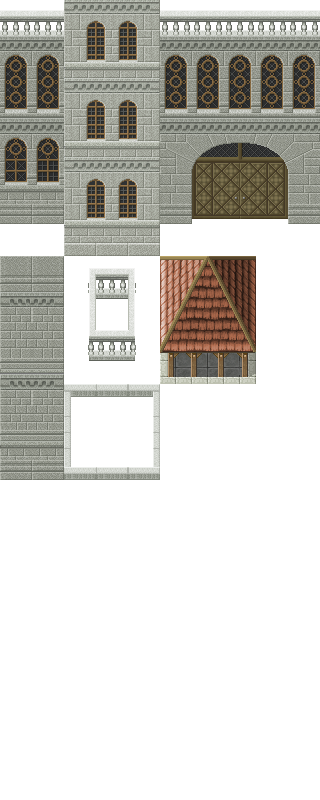
#> input picture assets/images/01-walls-ext.png, 320 x 800 px
$ python -i converter_mv_a4.py   (imports and definitions only)
#> lines starting #> are read from the running program, lines starting #| are printed output that depends on the picture; after the words box and inside, x2 and y2 are one past the last pixel; in counts of white or black regions, pixels touching at a corner belong together
#> further down, picture is the input picture: PIL image 320x800 RGBA; mean R, G, B, A 56.1, 54.8, 49.8, 103.8
### tools/src/asset_convertor/core/converter_mv.py
"""
asset_convertor.core.converter_mv

Convert a RPG Maker MV/MZ A2 autotile block to 47 Tiled blob tiles.

Input: single autotile block (2 cols x 3 rows of tiles).  # noqa: RUF002
  - 64x96 px  -> tile_size=32 (community pack format)
  - 96x144 px -> tile_size=48 (standard MV/MZ)

Spec: tools/docs/specs/autotile_converter_spec.md section converter_mv.py
Bitmask convention (same as converter_xp.py):
  NW=1, N=2, NE=4, W=8, E=16, SW=32, S=64, SE=128

Implementation note:
  Uses the official FLOOR_AUTOTILE_TABLE from the RPGMaker MV corescript
  (rpgtkoolmv/corescript, js/rpg_core/Tilemap.js).
  The table encodes, for each of the 48 autotile shapes (0-47), the 4 source
  mini-tile coordinates [qsx, qsy] that must be assembled as [TL, TR, BL, BR].
  Mini-tile coordinates reference a 4-column x 6-row grid where each cell is
  tile_size/2 pixels wide/tall:
    row 0: A_TL A_TR B_TL B_TR
    row 1: A_BL A_BR B_BL B_BR
    row 2: C_TL C_TR D_TL D_TR
    row 3: C_BL C_BR D_BL D_BR
    row 4: E_TL E_TR F_TL F_TR
    row 5: E_BL E_BR F_BL F_BR
"""

from __future__ import annotations

from asset_convertor.core.converter_xp import BLOB_BITMASKS
from PIL import Image

# ---------------------------------------------------------------------------
# Constants
# ---------------------------------------------------------------------------

# Valid MV block dimensions -> detected tile size
_VALID_BLOCK_SIZES: dict[tuple[int, int], int] = {
    (64, 96): 32,    # 2 cols x 3 rows of 32px tiles
    (96, 144): 48,   # 2 cols x 3 rows of 48px tiles
}

# ---------------------------------------------------------------------------
# Official FLOOR_AUTOTILE_TABLE from RPGMaker MV corescript
# (rpgtkoolmv/corescript js/rpg_core/Tilemap.js, identical in all releases)
#
# Each entry: [[qsx_TL, qsy_TL], [qsx_TR, qsy_TR],
#              [qsx_BL, qsy_BL], [qsx_BR, qsy_BR]]
#
# qsx, qsy index the 4x6 mini-tile grid described in the module docstring.
# Convert to pixel coordinates: x = qsx * half, y = qsy * half
# where half = tile_size // 2.
# ---------------------------------------------------------------------------

FLOOR_AUTOTILE_TABLE: list[list[list[int]]] = [
    [[2, 4], [1, 4], [2, 3], [1, 3]],  # shape  0
    [[2, 0], [1, 4], [2, 3], [1, 3]],  # shape  1
    [[2, 4], [3, 0], [2, 3], [1, 3]],  # shape  2
    [[2, 0], [3, 0], [2, 3], [1, 3]],  # shape  3
    [[2, 4], [1, 4], [2, 3], [3, 1]],  # shape  4
    [[2, 0], [1, 4], [2, 3], [3, 1]],  # shape  5
    [[2, 4], [3, 0], [2, 3], [3, 1]],  # shape  6
    [[2, 0], [3, 0], [2, 3], [3, 1]],  # shape  7
    [[2, 4], [1, 4], [2, 1], [1, 3]],  # shape  8
    [[2, 0], [1, 4], [2, 1], [1, 3]],  # shape  9
    [[2, 4], [3, 0], [2, 1], [1, 3]],  # shape 10
    [[2, 0], [3, 0], [2, 1], [1, 3]],  # shape 11
    [[2, 4], [1, 4], [2, 1], [3, 1]],  # shape 12
    [[2, 0], [1, 4], [2, 1], [3, 1]],  # shape 13
    [[2, 4], [3, 0], [2, 1], [3, 1]],  # shape 14
    [[2, 0], [3, 0], [2, 1], [3, 1]],  # shape 15
    [[0, 4], [1, 4], [0, 3], [1, 3]],  # shape 16
    [[0, 4], [3, 0], [0, 3], [1, 3]],  # shape 17
    [[0, 4], [1, 4], [0, 3], [3, 1]],  # shape 18
    [[0, 4], [3, 0], [0, 3], [3, 1]],  # shape 19
    [[2, 2], [1, 2], [2, 3], [1, 3]],  # shape 20
    [[2, 2], [1, 2], [2, 3], [3, 1]],  # shape 21
    [[2, 2], [1, 2], [2, 1], [1, 3]],  # shape 22
    [[2, 2], [1, 2], [2, 1], [3, 1]],  # shape 23
    [[2, 4], [3, 4], [2, 3], [3, 3]],  # shape 24
    [[2, 4], [3, 4], [2, 1], [3, 3]],  # shape 25
    [[2, 0], [3, 4], [2, 3], [3, 3]],  # shape 26
    [[2, 0], [3, 4], [2, 1], [3, 3]],  # shape 27
    [[2, 4], [1, 4], [2, 5], [1, 5]],  # shape 28
    [[2, 0], [1, 4], [2, 5], [1, 5]],  # shape 29
    [[2, 4], [3, 0], [2, 5], [1, 5]],  # shape 30
    [[2, 0], [3, 0], [2, 5], [1, 5]],  # shape 31
    [[0, 4], [3, 4], [0, 3], [3, 3]],  # shape 32
    [[2, 2], [1, 2], [2, 5], [1, 5]],  # shape 33
    [[0, 2], [1, 2], [0, 3], [1, 3]],  # shape 34
    [[0, 2], [1, 2], [0, 3], [3, 1]],  # shape 35  (unused)
    [[2, 2], [3, 2], [2, 3], [3, 3]],  # shape 36
    [[2, 2], [3, 2], [2, 1], [3, 3]],  # shape 37
    [[2, 4], [3, 4], [2, 5], [3, 5]],  # shape 38
    [[2, 0], [3, 4], [2, 5], [3, 5]],  # shape 39
    [[0, 4], [1, 4], [0, 5], [1, 5]],  # shape 40
    [[0, 4], [3, 0], [0, 5], [1, 5]],  # shape 41
    [[0, 2], [3, 2], [0, 3], [3, 3]],  # shape 42
    [[0, 2], [1, 2], [0, 5], [1, 5]],  # shape 43
    [[0, 4], [3, 4], [0, 5], [3, 5]],  # shape 44
    [[2, 2], [3, 2], [2, 5], [3, 5]],  # shape 45
    [[0, 2], [3, 2], [0, 5], [3, 5]],  # shape 46
    [[0, 0], [1, 0], [0, 1], [1, 1]],  # shape 47
]


# ---------------------------------------------------------------------------
# Bitmask → shape index
# ---------------------------------------------------------------------------

_SHAPE_RESOLVERS = [
    # 0: no cardinals
    lambda dn, de, ds, dw: 46,
    # 1: N only
    lambda dn, de, ds, dw: 44,
    # 2: S only
    lambda dn, de, ds, dw: 42,
    # 3: N+S
    lambda dn, de, ds, dw: 32,
    # 4: W only
    lambda dn, de, ds, dw: 45,
    # 5: N+W
    lambda dn, de, ds, dw: 38 if dn else 39,
    # 6: S+W
    lambda dn, de, ds, dw: 36 if dw else 37,
    # 7: N+S+W
    lambda dn, de, ds, dw: 27 - 2 * dn - 1 * dw,
    # 8: E only
    lambda dn, de, ds, dw: 43,
    # 9: N+E
    lambda dn, de, ds, dw: 40 if de else 41,
    # 10: S+E
    lambda dn, de, ds, dw: 34 if ds else 35,
    # 11: N+S+E
    lambda dn, de, ds, dw: 19 - 1 * de - 2 * ds,
    # 12: W+E
    lambda dn, de, ds, dw: 33,
    # 13: N+W+E
    lambda dn, de, ds, dw: 31 - 1 * dn - 2 * de,
    # 14: W+E+S
    lambda dn, de, ds, dw: 23 - 2 * dw - 1 * ds,
    # 15: N+S+W+E
    lambda dn, de, ds, dw: (0 if dn else 1) | (0 if de else 2) | (0 if ds else 4) | (0 if dw else 8)
]


def _bitmask_to_shape(bitmask: int) -> int:
    """
    Compute the RPGMaker MV autotile shape index (0-47) for a blob bitmask.

    Blob bitmask bit positions: NW=1, N=2, NE=4, W=8, E=16, SW=32, S=64, SE=128.
    Diagonal bits are only "effective" when both adjacent cardinal bits are set.

    Shape groups (corrected per FLOOR_AUTOTILE_TABLE specifications):
      0-15 : all 4 cardinals (N+S+W+E), 16 diagonal combinations
     16-19 : N+S+E, no W  — varying NE, SE
     20-23 : W+E+S, no N  — varying SW, SE
     24-27 : N+S+W, no E  — varying NW, SW
     28-31 : N+W+E, no S  — varying NW, NE
     32    : N+S only (vertical bar)
     33    : W+E only (horizontal bar)
     34-35 : S+E only (varying SE diagonal)
     36-37 : S+W only (varying SW diagonal)
     38-39 : N+W only (varying NW diagonal)
     40-41 : N+E only (varying NE diagonal)
     42    : S only
     43    : E only
     44    : N only
     45    : W only
     46    : isolated (no cardinal neighbours)
    """
    n  = bool(bitmask & 2)
    w  = bool(bitmask & 8)
    e  = bool(bitmask & 16)
    s  = bool(bitmask & 64)

    eff_nw = int(n and w and bool(bitmask & 1))
    eff_ne = int(n and e and bool(bitmask & 4))
    eff_sw = int(s and w and bool(bitmask & 32))
    eff_se = int(s and e and bool(bitmask & 128))

    ck = int(n) | (int(s) << 1) | (int(w) << 2) | (int(e) << 3)
    return _SHAPE_RESOLVERS[ck](eff_nw, eff_ne, eff_se, eff_sw)


# ---------------------------------------------------------------------------
# Quadrant extraction
# ---------------------------------------------------------------------------

# [76 lines left out: functions _get_quadrant, _build_mv_tile, detect_tile_size, not called in this run]


_WATERFALL_SHAPES: list[list[list[int]]] = [
    [[2, 0], [1, 0], [2, 1], [1, 1]],  # Shape 0 (Center)
    [[0, 0], [1, 0], [0, 1], [1, 1]],  # Shape 1 (Left Edge)
    [[2, 0], [3, 0], [2, 1], [3, 1]],  # Shape 2 (Right Edge)
    [[0, 0], [3, 0], [0, 1], [3, 1]],  # Shape 3 (Isolated)
]


# [124 lines left out: functions _build_waterfall_tile, _convert_mv_static, _convert_mv_animated_horizontal, _convert_mv_animated_vertical, _convert_mv_animated, convert_mv, not called in this run]

### tools/src/asset_convertor/core/converter_mv_a4.py
"""
asset_convertor.core.converter_mv_a4

Convert an RPG Maker MV A4 (Wall) source tileset to two Tiled-compatible
tileset images:
  - wall_tops:  blob autotile sheet (FLOOR_AUTOTILE_TABLE, 47 shapes, 8×6 grid)
  - wall_sides: wall autotile strip (WALL_AUTOTILE_TABLE,  16 shapes, 16×1 strip)

Source format (tile_size=48): one block = 96×240 px (2 tile-cols × 5 tile-rows).
Source format (tile_size=32): one block = 64×160 px (2 tile-cols × 5 tile-rows).
  - Rows 0-2 (top 6 mini-rows)    → wall TOPS  (floor autotile layout → FLOOR_AUTOTILE_TABLE)
  - Rows 3-4 (bottom 4 mini-rows) → wall SIDES (wall autotile layout  → WALL_AUTOTILE_TABLE)

The tops zone has a FLOOR source layout (same as A2): 4 mini-cols × 6 mini-rows.
FLOOR_AUTOTILE_TABLE reads (qsx, qsy) from this zone with qsy ∈ {0..5}, which maps
perfectly to the 6 mini-rows of the tops zone.

The sides zone has a WALL source layout: 4 mini-cols × 4 mini-rows.
WALL_AUTOTILE_TABLE reads (qsx, qsy) with qsy ∈ {0..3}, matching the 4 mini-rows.

Output (tile_size=32):
  - wall_tops_img:  RGBA, 8*32=256 wide,  N_top_kinds * 6*32 tall (47-blob sheet per kind)
  - wall_sides_img: RGBA, 16*32=512 wide, N_side_kinds * 32 tall  (16-wall strip per kind)

Output (tile_size=48):
  - wall_tops_img:  RGBA, 8*48=384 wide,  N_top_kinds * 6*48 tall
  - wall_sides_img: RGBA, 16*48=768 wide, N_side_kinds * 48 tall

Spec: tools/docs/specs/asset_convertor_mv_core_converters.md § "A4 Converter"
"""

from __future__ import annotations

from asset_convertor.core.constants import BLOB_BITMASKS
from asset_convertor.core.converter_mv import FLOOR_AUTOTILE_TABLE, _bitmask_to_shape
from asset_convertor.core.converter_mv_a3 import WALL_AUTOTILE_TABLE
from PIL import Image

# ---------------------------------------------------------------------------
# Valid A4 source block sizes → detected tile size
# An A4 block = 4 mini-tiles wide = 2 * tile_size
# ---------------------------------------------------------------------------

_VALID_BLOCK_SIZES_A4: dict[int, int] = {
    96: 48,   # 4 mini-tiles × 24px = 96px  (48px tileset)
    64: 32,   # 4 mini-tiles × 16px = 64px  (32px tileset)
}

# Wall source occupies the last _WALL_MINI_ROWS mini-rows of the A4 source image.
# 2 tile-rows = 4 mini-rows.
_WALL_MINI_ROWS = 4

# Tops zone: always the top 6 mini-rows of the source (3 tile-rows = floor autotile layout)
_TOP_MINI_ROWS = 6

# Output geometry constants (tile-size-independent)
# Tops: 47 shapes in an 8-col × 6-row grid   (FLOOR_AUTOTILE_TABLE)
# Sides: 16 shapes in a 16-col × 1-row strip (WALL_AUTOTILE_TABLE)
_TOP_SHEET_COLS = 8    # blob autotile sheet width in tiles
_TOP_SHEET_ROWS = 6    # blob autotile sheet height in tiles (47 shapes + 1 padding)
_SIDE_NUM_SHAPES = 16  # 4-neighbor wall shapes
_BLOCK_COLS = 8        # max horizontal blocks in an A4 source


# ---------------------------------------------------------------------------
# Public API
# ---------------------------------------------------------------------------

def convert_mv_a4(img: Image.Image) -> tuple[Image.Image, Image.Image]:
    """
    Convert an RPG Maker MV A4 (Wall) source tileset to two Tiled-compatible images.

    - wall_tops:  blob autotile sheet (FLOOR_AUTOTILE_TABLE, 47 shapes, 8×6 tiles per kind)
    - wall_sides: wall strip (WALL_AUTOTILE_TABLE, 16 shapes, 16×1 tiles per kind)

    Supports both 32px and 48px tile sizes:
      - 32px: source block width = 64px
      - 48px: source block width = 96px

    The tops zone (first 3 tile-rows of each block pair) is a FLOOR autotile source.
    It is assembled using FLOOR_AUTOTILE_TABLE into the standard 8×6 blob sheet format
    (slots 0-46 = 47 shapes, slot 47 = transparent padding).

    The sides zone (last 2 tile-rows = bottom 4 mini-rows of the source) is a WALL
    autotile source assembled with WALL_AUTOTILE_TABLE into a 16-tile strip.

    Args:
        img: PIL Image, source A4 PNG (RGBA or RGB).
             Width must be a multiple of 64 (32px) or 96 (48px).
             Minimum height: 5 mini-tile rows × (tile_size/2).

    Returns:
        tuple: (wall_tops_img, wall_sides_img)
            wall_tops_img:  RGBA, width=8*tile_size, height=N_kinds * 6*tile_size
                            (47-shape blob sheet per kind)
            wall_sides_img: RGBA, width=16*tile_size, height=N_side_kinds * tile_size
                            (16-shape wall strip per kind)

    Raises:
        ValueError: If img width is not recognized as a valid A4 block size.
        ValueError: If img dimensions are too small for the detected tile size.
    """
    src = img.convert("RGBA")
    tile_size, mini, block_size, mini_a4_row = _detect_a4_geometry(src)
#> tile_size = 32; mini = 16; block_size = 64; mini_a4_row = 80

    top_output_w = _TOP_SHEET_COLS * tile_size        # 8 * tile_size
#> top_output_w = 256
    top_output_h_per_kind = _TOP_SHEET_ROWS * tile_size  # 6 * tile_size
#> top_output_h_per_kind = 192
    side_output_w = _SIDE_NUM_SHAPES * tile_size      # 16 * tile_size
#> side_output_w = 512

    top_sheets: list[Image.Image] = []
    side_strips: list[Image.Image] = []

    # Process only one pair of block rows: tops (rows 0-2) + sides (rows 3-4)
    # For a standard single-kind A4 source (2 cols × 5 rows), there is one pair.
    # Multi-kind sources are not common for A4 but supported by iterating columns.
    n_cols = min(src.width // block_size, _BLOCK_COLS)
#> n_cols = 5

    # Tops: read from the top 6 mini-rows (by=0)
    top_by = 0
    for tx in range(n_cols):
        bx = tx * 4  # block column in mini-tile units
        if _is_block_empty(src, bx, top_by, mini, block_size):
            continue
        sheet = _assemble_floor_tile_sheet(
            src, bx, top_by, tile_size, mini, top_output_w, top_output_h_per_kind
        )
        top_sheets.append(sheet)
#> this loop made 5 passes
#> (x0 in _is_block_empty, y0 in _is_block_empty, x1 in _is_block_empty, y1 in _is_block_empty) on passes 1 to 2: (0, 0, 64, 64), (64, 0, 128, 64)
#> pass 1, in _is_block_empty, `crop = src.crop((x0, y0, x1, y1))`:
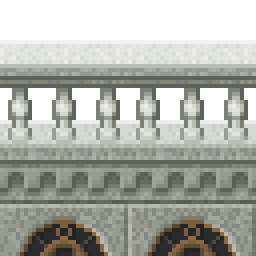
#> crop: PIL image 64x64 RGBA (shown 4 times larger); mean R, G, B, A 118.2, 119.9, 113.2, 199; transparent parts drawn white
#> pass 1, in _is_block_empty, `_, _, _, a = crop.split()`:
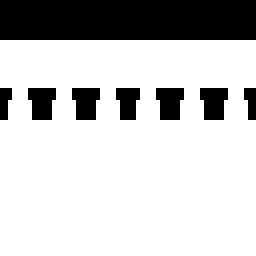
#> a: PIL image 64x64 L (shown 4 times larger); 78% white; 8 black regions (2 under 20 px), largest, box (x1, y1, x2, y2) and area: (0, 0, 64, 10) 640, (7, 22, 14, 30) 46, (18, 22, 25, 30) 46, (39, 22, 46, 30) 46, (50, 22, 57, 30) 46, (29, 22, 35, 30) 38

    # Sides: read from the last 4 mini-rows
    wall_mini_y0 = _get_wall_source_mini_y0(src, mini)
    for tx in range(n_cols):
        bx = tx * 4
        if _is_block_empty(src, bx, wall_mini_y0, mini, block_size):
            continue
        strip = _assemble_wall_tile_strip(
            src, bx, wall_mini_y0, tile_size, mini, side_output_w
        )
        side_strips.append(strip)

    # Build output images
    tops_img = _stack_vertically(top_sheets, top_output_w) if top_sheets else (
        Image.new("RGBA", (top_output_w, top_output_h_per_kind))
    )
    sides_img = _stack_vertically(side_strips, side_output_w) if side_strips else (
        Image.new("RGBA", (side_output_w, tile_size))
    )

    return tops_img, sides_img


# ---------------------------------------------------------------------------
# Internal helpers
# ---------------------------------------------------------------------------

def _detect_a4_geometry(src: Image.Image) -> tuple[int, int, int, int]:
    """
    Detect tile_size from source width and return geometry tuple.

    Returns:
        (tile_size, mini, block_size, mini_a4_row)

    Raises:
        ValueError: If source width is not a recognized A4 block size multiple,
                    or if dimensions are too small.
    """
    detected_tile_size: int | None = None
    detected_block_size: int | None = None

    for block_size, tile_size in _VALID_BLOCK_SIZES_A4.items():
        if src.width >= block_size and src.width % block_size == 0:
            detected_tile_size = tile_size
            detected_block_size = block_size
            break

    if detected_tile_size is None or detected_block_size is None:
        valid = ", ".join(
            f"{bs}px (tile={ts}px)" for bs, ts in sorted(_VALID_BLOCK_SIZES_A4.items())
        )
        raise ValueError(
            f"Largeur source A4 invalide: {src.width}px. "
            f"Doit être multiple d'un block_size valide: {valid}."
        )

    mini = detected_tile_size // 2
    block_size = detected_block_size
    mini_a4_row = mini * 5  # minimum height: 1 top zone (6 rows) + 1 side zone (4 rows) - 5 overlap

    if src.width < block_size or src.height < mini_a4_row:
        raise ValueError(
            f"Image trop petite: {src.size}. "
            f"Minimum {block_size}x{mini_a4_row} px pour A4 {detected_tile_size}px."
        )

    return detected_tile_size, mini, block_size, mini_a4_row


def _is_block_empty(
    src: Image.Image, bx: int, by: int, mini: int, block_size: int
) -> bool:
    """Return True if the block at (bx, by) mini-tile offset is all-transparent."""
    x0 = bx * mini
    y0 = by * mini
    x1 = min(x0 + block_size, src.width)
    y1 = min(y0 + block_size, src.height)
    if x1 <= x0 or y1 <= y0:
        return True
    crop = src.crop((x0, y0, x1, y1))
    _, _, _, a = crop.split()
    return a.getextrema()[1] == 0


def _get_wall_source_mini_y0(src: Image.Image, mini: int) -> int:
    """Return the mini-tile row index of the wall (sides) source block origin.

    The A4 sides zone occupies the last _WALL_MINI_ROWS (4) mini-rows of the source.
    """
    return (src.height - _WALL_MINI_ROWS * mini) // mini


def _assemble_floor_tile(
    src: Image.Image, bx: int, by: int, shape: int, tile_size: int, mini: int
) -> Image.Image:
    """Assemble one tile_size×tile_size tile from FLOOR_AUTOTILE_TABLE[shape].

    The FLOOR_AUTOTILE_TABLE uses (qsx, qsy) coordinates where:
      - qsx ∈ {0,1,2,3} = mini-tile column within the block
      - qsy ∈ {0,1,2,3,4,5} = mini-tile row within the tops zone

    Args:
        src:       Source RGBA image.
        bx:        Block column offset in mini-tile units.
        by:        Block row offset in mini-tile units (0 for tops zone).
        shape:     Shape index 0-46 from FLOOR_AUTOTILE_TABLE.
        tile_size: Output tile size in pixels (32 or 48).
        mini:      Half of tile_size (mini-tile edge length).
    """
    out = Image.new("RGBA", (tile_size, tile_size))
    quads = FLOOR_AUTOTILE_TABLE[shape]
    dst_positions = [(0, 0), (mini, 0), (0, mini), (mini, mini)]

    for q, (dst_x, dst_y) in enumerate(dst_positions):
        qsx, qsy = quads[q]
        src_x = (bx + qsx) * mini
        src_y = (by + qsy) * mini
        crop = src.crop((src_x, src_y, src_x + mini, src_y + mini))
        out.paste(crop, (dst_x, dst_y))

    return out


def _assemble_floor_tile_sheet(
    src: Image.Image, bx: int, by: int,
    tile_size: int, mini: int,
    output_w: int, output_h: int,
) -> Image.Image:
    """Build the 8×6 blob autotile sheet for the block at (bx, by).

    Slots 0-46: the 47 FLOOR_AUTOTILE_TABLE shapes.
    Slot 47:    transparent padding (to fill the 8×6 = 48 slot grid).

    Returns:
        RGBA Image, width=output_w (8*tile_size), height=output_h (6*tile_size).
    """
    sheet = Image.new("RGBA", (output_w, output_h))
    for slot, bm in enumerate(BLOB_BITMASKS):
        # Convert blob bitmask to RPGMaker shape index, then assemble that shape.
        # BLOB_BITMASKS order matches the TSX wangid order (tileid=slot ↔ bitmask=bm).
        # Using _bitmask_to_shape ensures the right FLOOR_AUTOTILE_TABLE row is read
        # for this bitmask, so the pixel content matches the declared wangid.
        shape = _bitmask_to_shape(bm)
        tile = _assemble_floor_tile(src, bx, by, shape, tile_size, mini)
        col = slot % _TOP_SHEET_COLS
        row = slot // _TOP_SHEET_COLS
        sheet.paste(tile, (col * tile_size, row * tile_size))
    # slot 47 = transparent padding → already transparent by default
    return sheet


# [48 lines left out: functions _assemble_wall_tile, _assemble_wall_tile_strip, not called in this run]


def _stack_vertically(images: list[Image.Image], width: int) -> Image.Image:
    """Stack a list of images vertically into a single image."""
#> called with width = 256
    total_height = sum(img.height for img in images)
    result = Image.new("RGBA", (width, total_height))
#> result: PIL image 256x960 RGBA; every value is 0
    y = 0
    for img in images:
        result.paste(img, (0, y))
        y += img.height
#> this loop made 5 passes
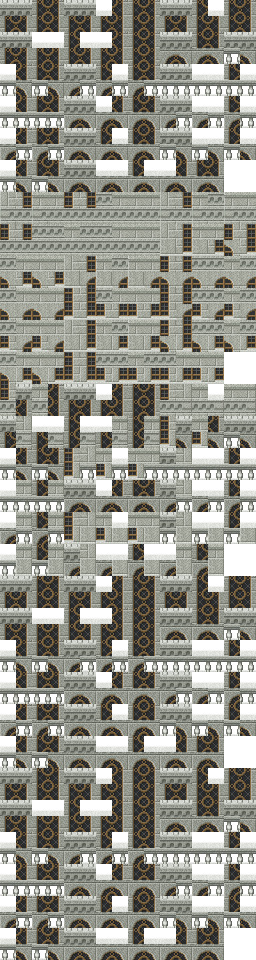
#> result: PIL image 256x960 RGBA; mean R, G, B, A 117.8, 117.7, 108.7, 225.4; transparent parts drawn white
    return result

>>> from PIL import Image
>>> picture = Image.open('../../../../assets/images/01-walls-ext.png')
>>> result = convert_mv_a4(picture)
#> in convert_mv_a4, `sides_img = _stack_vertically(side_strips, side_output_w) if side_stri..`: sides_img: PIL image 512x32 RGBA; every value is 0
